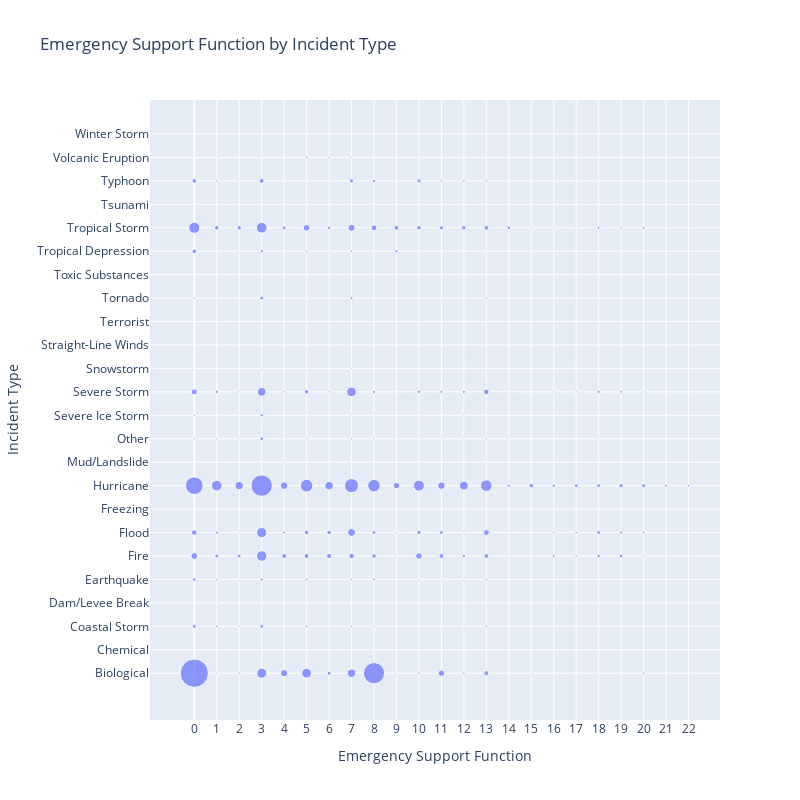

Source (notebook cell):
### Code cell
fig = px.scatter(df.groupby(
        ['supportFunction', 'incidentType']).size(       
    ).reset_index(
        name='count').sort_values(by='incidentType'),
                 x = 'supportFunction',
                 y = 'incidentType',
                 size = 'count',
                 title = 'Emergency Support Function by Incident Type',
                 labels = {'supportFunction' : 'Emergency Support Function',
                           'incidentType' : 'Incident Type'},)
fig.update_xaxes(
    categoryorder = 'array',
    categoryarray = esfs,
    tickvals=list(range(0, 23)),

)
fig.update_yaxes(
    categoryorder = 'array',
    categoryarray = incidents,
    tickmode = 'linear',
    dtick = 1,
)
fig.update_layout(
    height = 800,
    width = 800,
)

fig.show()

### Figure 1 — Plotly figure (JSON) as saved in the notebook; plotly's stock layout.template omitted (floating-point values rounded to 4 significant figures; data arrays with more than 128 entries replaced by an {"elided": "..."} marker saying what was removed)
{"data": [{"hovertemplate": "Emergency Support Function=%{x}<br>Incident Type=%{y}<br>count=%{marker.size}<extra></extra>", "legendgroup": "", "marker": {"color": "#636efa", "size": {"elided": "289 int values"}, "sizemode": "area", "sizeref": 10.66, "symbol": "circle"}, "mode": "markers", "name": "", "orientation": "h", "showlegend": false, "type": "scatter", "x": {"elided": "289 int values"}, "xaxis": "x", "y": {"elided": "289 str values"}, "yaxis": "y"}], "layout": {"height": 800, "legend": {"itemsizing": "constant", "tracegroupgap": 0}, "title": {"text": "Emergency Support Function by Incident Type"}, "width": 800, "xaxis": {"anchor": "y", "categoryarray": [0, 1, 2, 3, 4, 5, 6, 7, 8, 9, 10, 11, 12, 13, 14, 15, 16, 17, 18, 19, 20, 21, 22], "categoryorder": "array", "domain": [0, 1], "tickvals": [0, 1, 2, 3, 4, 5, 6, 7, 8, 9, 10, 11, 12, 13, 14, 15, 16, 17, 18, 19, 20, 21, 22], "title": {"text": "Emergency Support Function"}}, "yaxis": {"anchor": "x", "categoryarray": ["Biological", "Chemical", "Coastal Storm", "Dam/Levee Break", "Earthquake", "Fire", "Flood", "Freezing", "Hurricane", "Mud/Landslide", "Other", "Severe Ice Storm", "Severe Storm", "Snowstorm", "Straight-Line Winds", "Terrorist", "Tornado", "Toxic Substances", "Tropical Depression", "Tropical Storm", "Tsunami", "Typhoon", "Volcanic Eruption", "Winter Storm"], "categoryorder": "array", "domain": [0, 1], "dtick": 1, "tickmode": "linear", "title": {"text": "Incident Type"}}}}
